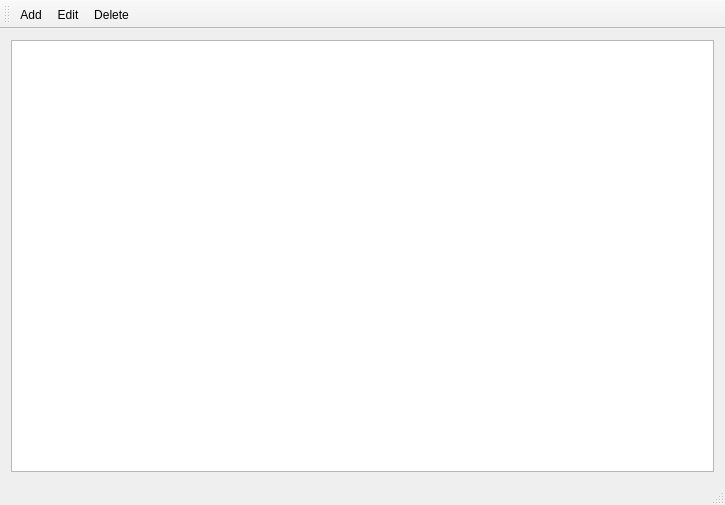
<?xml version="1.0" encoding="UTF-8"?>
<ui version="4.0">
 <class>MainWindow</class>
 <widget class="QMainWindow" name="MainWindow">
  <property name="geometry">
   <rect>
    <x>0</x>
    <y>0</y>
    <width>725</width>
    <height>505</height>
   </rect>
  </property>
  <property name="windowTitle">
   <string>MainWindow</string>
  </property>
  <widget class="QWidget" name="centralWidget">
   <layout class="QVBoxLayout" name="verticalLayout">
    <item>
     <widget class="QTableView" name="gameTableView"/>
    </item>
   </layout>
  </widget>
  <widget class="QMenuBar" name="menuBar">
   <property name="geometry">
    <rect>
     <x>0</x>
     <y>0</y>
     <width>725</width>
     <height>20</height>
    </rect>
   </property>
  </widget>
  <widget class="QToolBar" name="mainToolBar">
   <attribute name="toolBarArea">
    <enum>TopToolBarArea</enum>
   </attribute>
   <attribute name="toolBarBreak">
    <bool>false</bool>
   </attribute>
   <addaction name="actionAdd"/>
   <addaction name="actionEdit"/>
   <addaction name="actionDelete"/>
  </widget>
  <widget class="QStatusBar" name="statusBar"/>
  <action name="actionEdit">
   <property name="text">
    <string>Edit</string>
   </property>
  </action>
  <action name="actionAdd">
   <property name="text">
    <string>Add</string>
   </property>
  </action>
  <action name="actionDelete">
   <property name="text">
    <string>Delete</string>
   </property>
  </action>
 </widget>
 <layoutdefault spacing="6" margin="11"/>
 <resources/>
 <connections/>
</ui>
